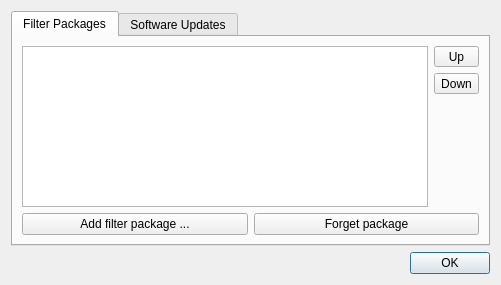
<?xml version="1.0" encoding="UTF-8"?>
<ui version="4.0">
 <class>SettingsWidget</class>
 <widget class="QDialog" name="SettingsWidget">
  <property name="geometry">
   <rect>
    <x>0</x>
    <y>0</y>
    <width>501</width>
    <height>285</height>
   </rect>
  </property>
  <property name="windowTitle">
   <string>Settings</string>
  </property>
  <layout class="QVBoxLayout" name="verticalLayout_2">
   <item>
    <widget class="QTabWidget" name="gbxFilterPackages">
     <property name="currentIndex">
      <number>0</number>
     </property>
     <widget class="QWidget" name="tabFilterPackages" native="true">
      <attribute name="title">
       <string>Filter Packages</string>
      </attribute>
      <layout class="QGridLayout" name="gridLayout">
       <item row="1" column="0" colspan="2">
        <layout class="QHBoxLayout" name="horizontalLayout">
         <item>
          <widget class="QPushButton" name="btnFilterPackageAdd">
           <property name="text">
            <string>Add filter package ...</string>
           </property>
          </widget>
         </item>
         <item>
          <widget class="QPushButton" name="btnFilterPackageRemove">
           <property name="text">
            <string>Forget package</string>
           </property>
          </widget>
         </item>
        </layout>
       </item>
       <item row="0" column="0">
        <widget class="QTreeView" name="lstFilterPackages">
         <property name="indentation">
          <number>0</number>
         </property>
        </widget>
       </item>
       <item row="0" column="1">
        <layout class="QVBoxLayout" name="verticalLayout_3">
         <item>
          <widget class="QToolButton" name="btnFilterPackageMoveUp">
           <property name="sizePolicy">
            <sizepolicy hsizetype="Preferred" vsizetype="Fixed">
             <horstretch>0</horstretch>
             <verstretch>0</verstretch>
            </sizepolicy>
           </property>
           <property name="text">
            <string>Up</string>
           </property>
          </widget>
         </item>
         <item>
          <widget class="QToolButton" name="btnFilterPackageMoveDown">
           <property name="text">
            <string>Down</string>
           </property>
          </widget>
         </item>
         <item>
          <spacer name="verticalSpacer_2">
           <property name="orientation">
            <enum>Qt::Vertical</enum>
           </property>
           <property name="sizeHint" stdset="0">
            <size>
             <width>20</width>
             <height>40</height>
            </size>
           </property>
          </spacer>
         </item>
        </layout>
       </item>
      </layout>
     </widget>
     <widget class="QWidget" name="tabUpdates">
      <attribute name="title">
       <string>Software Updates</string>
      </attribute>
      <layout class="QVBoxLayout" name="verticalLayout_4">
       <item>
        <widget class="QCheckBox" name="chkUpdates">
         <property name="text">
          <string>Check for software updates</string>
         </property>
        </widget>
       </item>
       <item>
        <widget class="QCheckBox" name="chkDevelUpdates">
         <property name="text">
          <string>Include development (beta) versions</string>
         </property>
        </widget>
       </item>
       <item>
        <widget class="QPushButton" name="btnCheckNow">
         <property name="text">
          <string>Check Now</string>
         </property>
        </widget>
       </item>
       <item>
        <spacer name="verticalSpacer_3">
         <property name="orientation">
          <enum>Qt::Vertical</enum>
         </property>
         <property name="sizeHint" stdset="0">
          <size>
           <width>20</width>
           <height>87</height>
          </size>
         </property>
        </spacer>
       </item>
      </layout>
     </widget>
    </widget>
   </item>
   <item>
    <widget class="QDialogButtonBox" name="btns">
     <property name="orientation">
      <enum>Qt::Horizontal</enum>
     </property>
     <property name="standardButtons">
      <set>QDialogButtonBox::Ok</set>
     </property>
    </widget>
   </item>
  </layout>
 </widget>
 <resources/>
 <connections>
  <connection>
   <sender>btns</sender>
   <signal>accepted()</signal>
   <receiver>SettingsWidget</receiver>
   <slot>accept()</slot>
   <hints>
    <hint type="sourcelabel">
     <x>224</x>
     <y>147</y>
    </hint>
    <hint type="destinationlabel">
     <x>157</x>
     <y>168</y>
    </hint>
   </hints>
  </connection>
  <connection>
   <sender>btns</sender>
   <signal>rejected()</signal>
   <receiver>SettingsWidget</receiver>
   <slot>reject()</slot>
   <hints>
    <hint type="sourcelabel">
     <x>292</x>
     <y>153</y>
    </hint>
    <hint type="destinationlabel">
     <x>286</x>
     <y>168</y>
    </hint>
   </hints>
  </connection>
  <connection>
   <sender>chkUpdates</sender>
   <signal>toggled(bool)</signal>
   <receiver>chkDevelUpdates</receiver>
   <slot>setEnabled(bool)</slot>
   <hints>
    <hint type="sourcelabel">
     <x>137</x>
     <y>41</y>
    </hint>
    <hint type="destinationlabel">
     <x>137</x>
     <y>55</y>
    </hint>
   </hints>
  </connection>
 </connections>
</ui>
